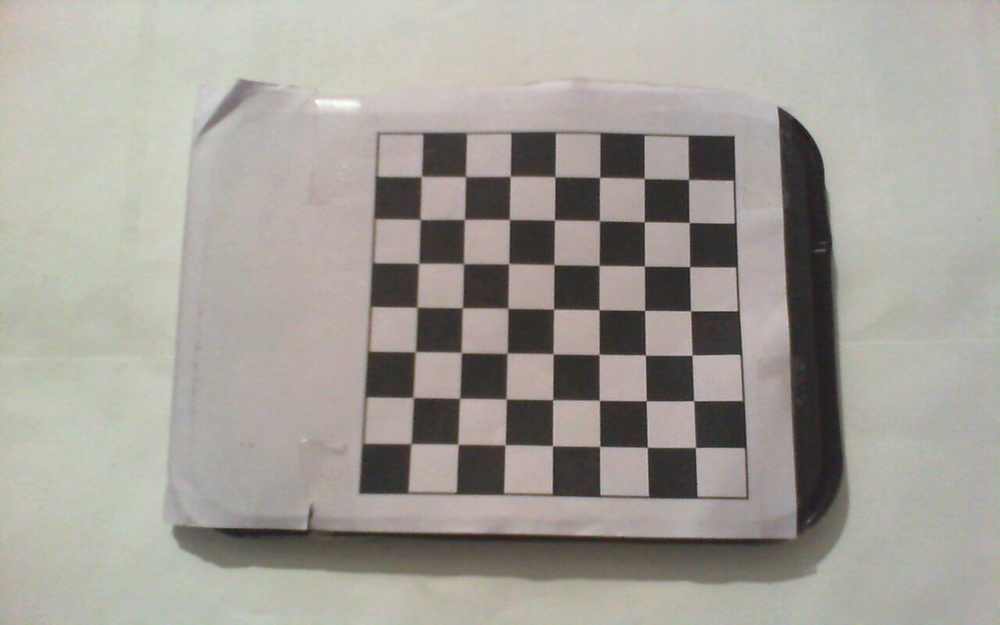
#> input picture chess_board/2018-07-31-211406_1.jpg, 1000 x 625 px, shrunk from 1280 x 800 before the run; its folder holds only this picture in this run
$ python calibrate.py
#> lines starting #> are read from the running program, lines starting #| are printed output that depends on the picture; after the words box and inside, x2 and y2 are one past the last pixel; in counts of white or black regions, pixels touching at a corner belong together; long printed decimals are rounded
import numpy as np
import cv2 as cv
import glob

square_size = 1.2
# termination criteria
criteria = (cv.TERM_CRITERIA_EPS + cv.TERM_CRITERIA_MAX_ITER, 24, 0.001)
# prepare object points, like (0,0,0), (1,0,0), (2,0,0) ....,(6,5,0)
objp = np.zeros((6*7,3), np.float32)
objp[:,:2] = np.mgrid[0:7,0:6].T.reshape(-1,2)
objp *= square_size
# Arrays to store object points and image points from all the images.
objpoints = [] # 3d point in real world space
imgpoints = [] # 2d points in image plane.
images = glob.glob('*.jpg')
for fname in images:
    img = cv.imread(fname)
#> img is the input picture: shape (625, 1000, 3); mean B, G, R 152.3, 159.4, 163.1
    gray = cv.cvtColor(img, cv.COLOR_BGR2GRAY)
    # Find the chess board corners
    ret, corners = cv.findChessboardCorners(gray, (7,6), None)
#> ret = True; corners = 42 rows, first 8: [688, 178.5], [688.8, 223.1], [689.1, 266.8], [689.6, 311.4], [691.7, 354.7], [692.6, 401.4], [694.8, 446.7], [647, 182]
    # If found, add object points, image points (after refining them)
    if ret == True:
        objpoints.append(objp)
        corners2 = cv.cornerSubPix(gray,corners, (11,11), (-1,-1), criteria)
#> corners2 = 42 rows, first 8: [688.5, 179.5], [689.1, 222.5], [689.5, 266.6], [690.6, 310.7], [691.9, 355.2], [693.7, 400.7], [695.4, 447.5], [644.1, 178.5]
        imgpoints.append(corners)
        # Draw and display the corners
        cv.drawChessboardCorners(img, (7,6), corners2, ret)
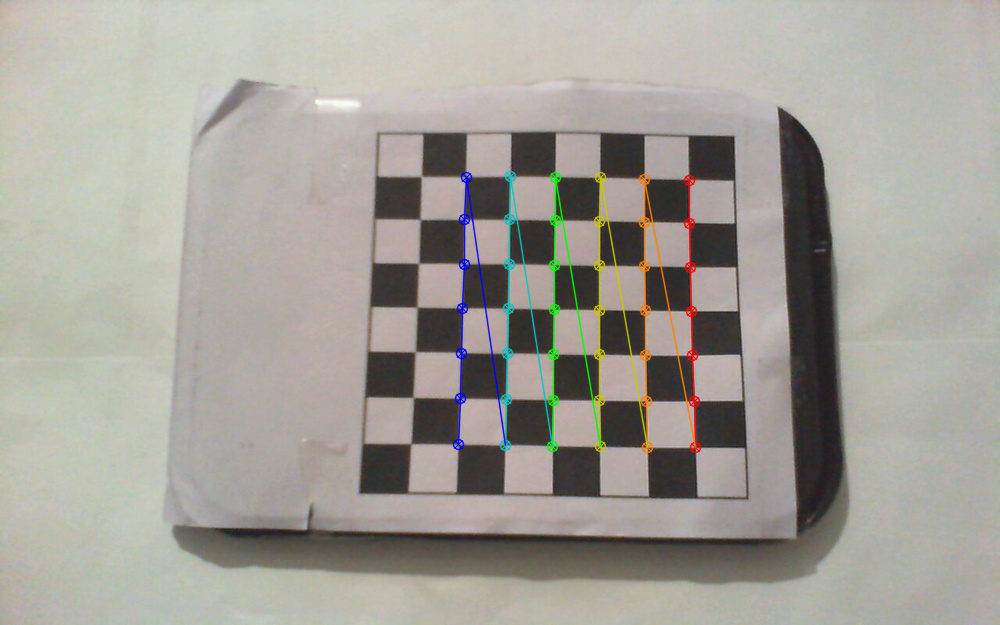
#> img: shape (625, 1000, 3); 1.96% of pixels changed, all inside (x1, y1, x2, y2) = (452, 170, 702, 454)
        cv.imshow('img', img)
        cv.waitKey(500)
cv.destroyAllWindows()

ret, mtx, dist, rvecs, tvecs = cv.calibrateCamera(objpoints, imgpoints, gray.shape[::-1], None, None)
#> ret = 0.94; mtx = [[10791.9, 0, 548.9], [0, 8090.1, 310.7], [0, 0, 1]]; dist = [[13.33, -186.4, 0.537, 0.263, -0.278]]; rvecs = ([-0.554, -0.537, 1.51],); tvecs = ([2.87, -3.62, 219.8],)

print("RET : {}".format(ret))
#| RET : 0.94
print("---------------------------------")
print("MTX : {}".format(mtx))
#| MTX : [[1.07918997e+04 0.00000000e+00 5.48854249e+02]
#|  [0.00000000e+00 8.09014977e+03 3.10723010e+02]
#|  [0.00000000e+00 0.00000000e+00 1.00000000e+00]]
print("---------------------------------")
print("Dist : {}".format(dist))
#| Dist : [[  13.333 -186.388    0.5366    0.2635   -0.2785]]
print("---------------------------------")
print("rvecs : {}".format(rvecs))
#| rvecs : (array([[-0.554],
#|        [-0.5369],
#|        [ 1.510]]),)
print("---------------------------------")
print("tvecs : {}".format(tvecs))
#| tvecs : (array([[  2.869],
#|        [ -3.623],
#|        [219.810]]),)
print("---------------------------------")
